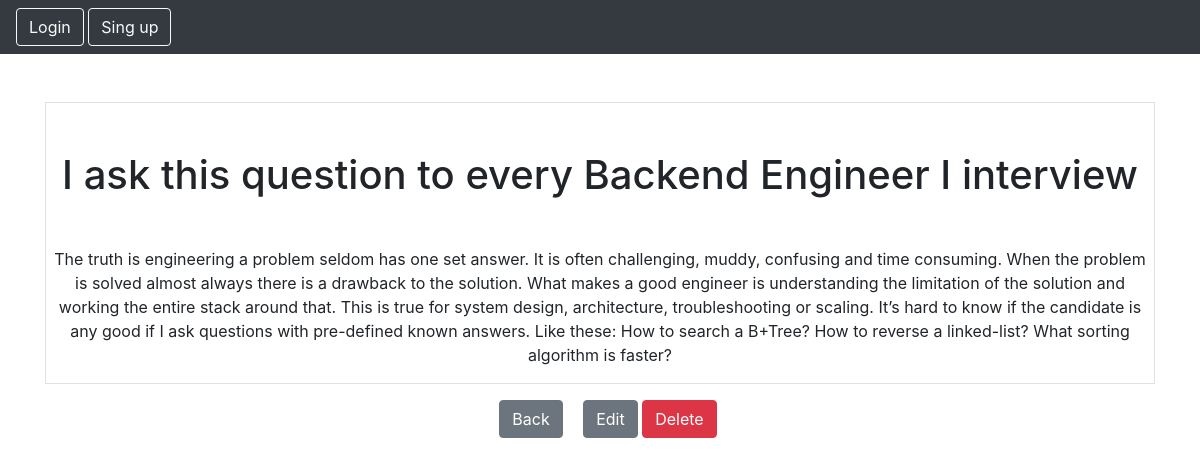
Page /smart/notes/5 on the committed database.
### notes/models.py (models this page shows)
class Notes(models.Model):
    title = models.CharField(max_length=200)
    text = models.TextField()
    created = models.DateTimeField(auto_now_add=True)
    user = models.ForeignKey(User, on_delete=models.CASCADE, related_name= "notes")

### notes/views.py (the view)
# urls.py: path('notes/<int:pk>', views.NotesDetailView.as_view(), name="notes.detail"),
class NotesDetailView(DetailView):
    model = Notes
    context_object_name = "note"
    template_name = 'notes/notes_detail.html'

### notes/templates/notes/notes_detail.html
{% extends "base.html"%}
{% block content %}
<div class="border round">
    <h1 class="my-5">{{note.title}}</h1>
    <p>{{note.text}}</p>
</div>
<a href="{% url 'notes.list' %}" class="btn btn-secondary m-3">Back</a>
<a href="{% url 'notes.update' pk=note.id %}" class="btn btn-secondary">Edit</a>
<a href="{% url 'notes.delete' pk=note.id %}" class="btn btn-danger">Delete</a>
{% endblock %}

### rows in the picture
Notes: title "I ask this question to every Backend Engineer I interview", text "The truth is engineering a problem seldom has one set answer. It is often challenging, muddy, confusing and time consuming. When the problem is solved almost always there is a drawback to the solution. What makes a good engineer is understanding the limitation of the solution and working the entire stack around that. This is true for system design, architecture, troubleshooting or scaling. It’s hard to know if the candidate is any good if I ask questions with pre-defined known answers. Like these: How to search a B+Tree? How to reverse a linked-list? What sorting algorithm is faster?"
